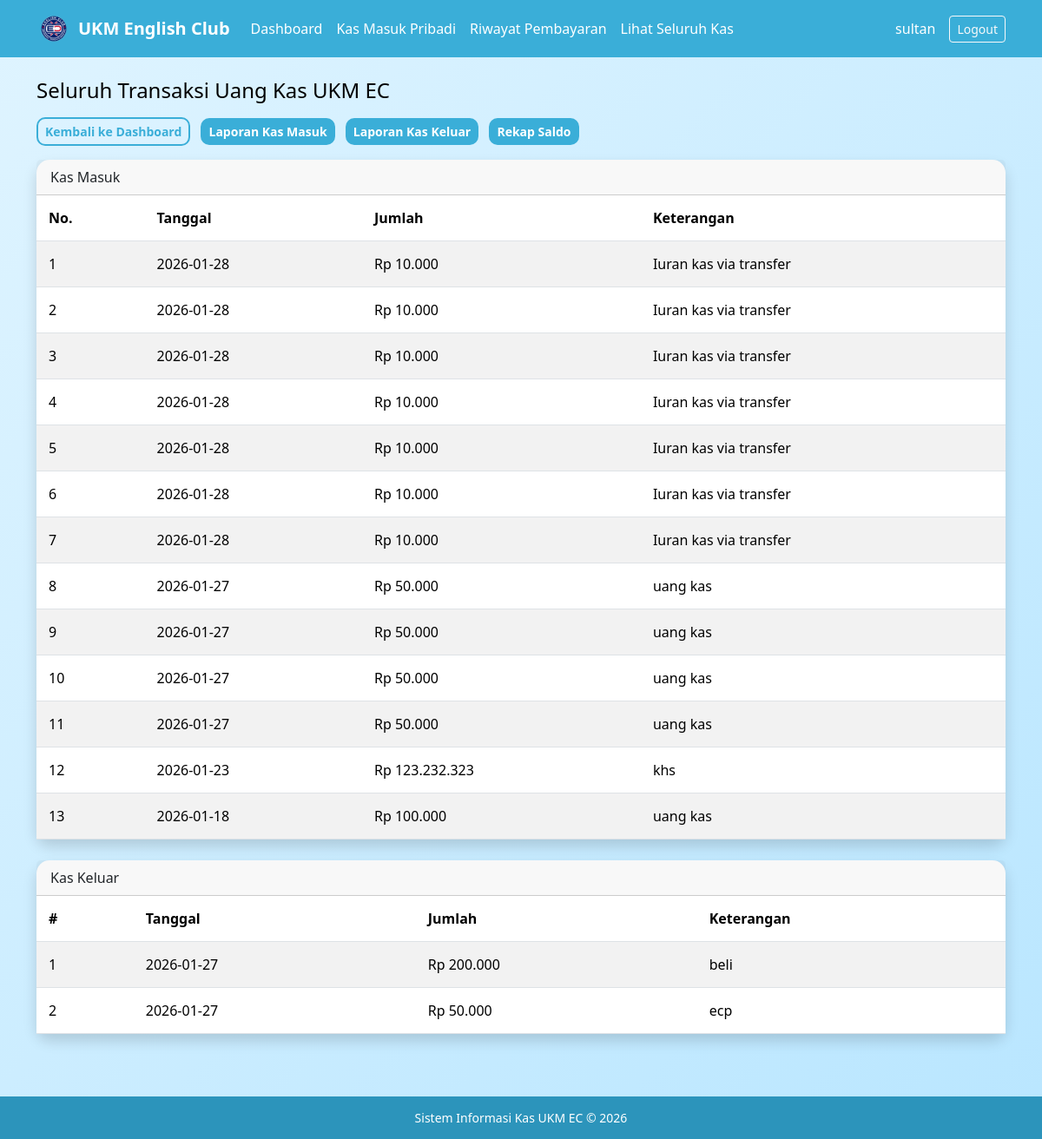
The page /kas_seluruh.php (signed in) on the database its author committed.
### tables this page shows
CREATE TABLE IF NOT EXISTS `kas_masuk` (
  `id_masuk` int(11) NOT NULL AUTO_INCREMENT,
  `tanggal` date DEFAULT NULL,
  `jumlah` int(11) DEFAULT NULL,
  `sumber` enum('Iuran Anggota','Donasi','Lainnya') NOT NULL,
  `keterangan` varchar(200) DEFAULT NULL,
  `id_user` int(11) DEFAULT NULL,
  `jenis` varchar(20) DEFAULT NULL,
  PRIMARY KEY (`id_masuk`),
  KEY `kas_masuk_ibfk_1` (`id_user`)
);

CREATE TABLE IF NOT EXISTS `kas_keluar` (
  `id_keluar` int(11) NOT NULL AUTO_INCREMENT,
  `tanggal` date DEFAULT NULL,
  `jumlah` int(11) DEFAULT NULL,
  `keterangan` varchar(200) DEFAULT NULL,
  `id_user` int(11) DEFAULT NULL,
  `jenis` varchar(100) DEFAULT NULL,
  PRIMARY KEY (`id_keluar`),
  KEY `id_user` (`id_user`)
);

### kas_seluruh.php (the view, shortened to what this page needs)
<?php
include 'config/koneksi.php';
$kas_masuk = mysqli_query($conn,"SELECT * FROM kas_masuk ORDER BY tanggal DESC")
    or die("Query kas_masuk error: " . mysqli_error($conn));
$kas_keluar = mysqli_query($conn,"SELECT * FROM kas_keluar ORDER BY tanggal DESC")
    or die("Query kas_keluar error: " . mysqli_error($conn));
?>
<!DOCTYPE html>
<html lang="id">
<head>
    <link href="https://cdn.jsdelivr.net/npm/bootstrap@5.3.2/dist/css/bootstrap.min.css" rel="stylesheet">
    <link rel="stylesheet" href="assets/style.css">
</head>
<body>
<?php include 'navbar_anggota.php'; ?>
<div class="container mt-4">
    <h4 class="text-black mb-3">Seluruh Transaksi Uang Kas UKM EC</h4>
    <div class="mb-3">
        <a href="dashboard_anggota.php" class="btn btn-outline-sky btn-sm me-2">Kembali ke Dashboard</a>
        <a href="laporan_masuk.php" class="btn btn-sky btn-sm me-2">Laporan Kas Masuk</a>
        <a href="laporan_keluar.php" class="btn btn-sky btn-sm me-2">Laporan Kas Keluar</a>
        <a href="laporan_rekap.php" class="btn btn-sky btn-sm">Rekap Saldo</a>
    </div>
    <div class="card card-sky shadow mb-4">
        <div class="card-header backro">Kas Masuk</div>
        <div class="card-body p-0">
            <table class="table table-striped table-sky mb-0">
                <thead>
                    <tr>
                        <th>No.</th>
                        <th>Tanggal</th>
                        <th>Jumlah</th>
                        <th>Keterangan</th>
                    </tr>
                </thead>
                <tbody>
                    <?php
                    $no=1;
                    while($d = mysqli_fetch_assoc($kas_masuk)){ ?>
                    <tr>
                        <td><?= $no++; ?></td>
                        <td><?= $d['tanggal']; ?></td>
                        <td>Rp <?= number_format($d['jumlah'],0,',','.'); ?></td>
                        <td><?= $d['keterangan']; ?></td>
                    </tr>
                    <?php } ?>
                </tbody>
            </table>
        </div>
    </div>
    <div class="card card-sky shadow mb-4">
        <div class="card-header">Kas Keluar</div>
        <div class="card-body p-0">
            <table class="table table-striped table-sky mb-0">
                <thead>
                    <tr>
                        <th>#</th>
                        <th>Tanggal</th>
                        <th>Jumlah</th>
                        <th>Keterangan</th>
                    </tr>
                </thead>
                <tbody>
                    <?php
                    $no=1;
                    while($d = mysqli_fetch_assoc($kas_keluar)){ ?>
                    <tr>
                        <td><?= $no++; ?></td>
                        <td><?= $d['tanggal']; ?></td>
                        <td>Rp <?= number_format($d['jumlah'],0,',','.'); ?></td>
                        <td><?= $d['keterangan']; ?></td>
                    </tr>
                    <?php } ?>
                </tbody>
            </table>
        </div>
    </div>
</div>
<?php include 'footer.php'; ?>
</body>
</html>

### assets/style.css (style rules this page uses)
body { background: linear-gradient(135deg,#dff4ff,#b9e6ff); font-family: 'Segoe UI', Tahoma, Geneva, Verdana, sans-serif; }
.card-sky { border:none; border-radius:15px; box-shadow:0 10px 25px rgba(0,153,204,0.15); }
.btn-sky { background-color:#3aaed8; color:white; border-radius:10px; font-weight:600; }
.btn-outline-sky { border:2px solid #3aaed8; color:#3aaed8; border-radius:10px; font-weight:600; }
.table thead { background: #2ea3db; color: white; font-weight: 600; }
.table td, .table th { vertical-align: middle; padding: 14px; }
html, body { height:100%; }
body { display:flex; flex-direction:column; }
.container { flex:1; }

### rows shown on the page
kas_masuk: tanggal "2026-01-28", jumlah "10.000", keterangan "Iuran kas via transfer"
kas_masuk: tanggal "2026-01-28", jumlah "10.000", keterangan "Iuran kas via transfer"
kas_masuk: tanggal "2026-01-28", jumlah "10.000", keterangan "Iuran kas via transfer"
kas_masuk: tanggal "2026-01-28", jumlah "10.000", keterangan "Iuran kas via transfer"
kas_masuk: tanggal "2026-01-28", jumlah "10.000", keterangan "Iuran kas via transfer"
kas_masuk: tanggal "2026-01-28", jumlah "10.000", keterangan "Iuran kas via transfer"
kas_masuk: tanggal "2026-01-28", jumlah "10.000", keterangan "Iuran kas via transfer"
kas_masuk: tanggal "2026-01-27", jumlah "50.000", keterangan "uang kas"
kas_masuk: tanggal "2026-01-27", jumlah "50.000", keterangan "uang kas"
kas_masuk: tanggal "2026-01-27", jumlah "50.000", keterangan "uang kas"
kas_masuk: tanggal "2026-01-27", jumlah "50.000", keterangan "uang kas"
kas_masuk: tanggal "2026-01-23", jumlah "123.232.323", keterangan "khs"
kas_masuk: tanggal "2026-01-18", jumlah "100.000", keterangan "uang kas"
kas_keluar: tanggal "2026-01-27", jumlah "200.000", keterangan "beli"
kas_keluar: tanggal "2026-01-27", jumlah "50.000", keterangan "ecp"

### other values the page prints
$username "sultan"
